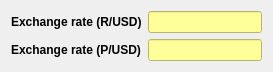
       <widget class="QWidget" name="layoutWidget">
        <property name="geometry">
         <rect>
          <x>10</x>
          <y>230</y>
          <width>273</width>
          <height>54</height>
         </rect>
        </property>
        <layout class="QHBoxLayout" name="exhanceRateInput">
         <item>
          <layout class="QVBoxLayout" name="lblExchangeRate">
           <item>
            <widget class="QLabel" name="label_3">
             <property name="text">
              <string>&lt;html&gt;&lt;head/&gt;&lt;body&gt;&lt;p&gt;&lt;span style=&quot; font-weight:700;&quot;&gt;Exchange rate (R/USD)&lt;/span&gt;&lt;/p&gt;&lt;/body&gt;&lt;/html&gt;</string>
             </property>
            </widget>
           </item>
           <item>
            <widget class="QLabel" name="label_4">
             <property name="text">
              <string>&lt;html&gt;&lt;head/&gt;&lt;body&gt;&lt;p&gt;&lt;span style=&quot; font-weight:700;&quot;&gt;Exchange rate (P/USD)&lt;/span&gt;&lt;/p&gt;&lt;/body&gt;&lt;/html&gt;</string>
             </property>
            </widget>
           </item>
          </layout>
         </item>
         <item>
          <layout class="QVBoxLayout" name="leExchangeRate">
           <item>
            <widget class="QLineEdit" name="leExchangeR_USD">
             <property name="styleSheet">
              <string notr="true">QLineEdit {
    background-color: #FFFF99;
    color: #000000;
}
</string>
             </property>
            </widget>
           </item>
           <item>
            <widget class="QLineEdit" name="leExchangeP_USD">
             <property name="styleSheet">
              <string notr="true">QLineEdit {
    background-color: #FFFF99;
    color: #000000;
}
</string>
             </property>
            </widget>
           </item>
          </layout>
         </item>
        </layout>
       </widget>
